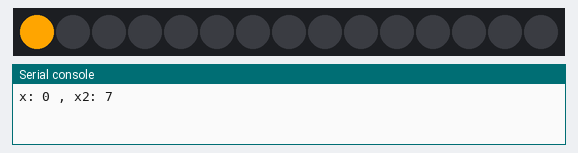
Simulated run of this program. Board: CircuitPython board. Parts: 15 RGB LEDs in strip order, left to right, the last lines printed to the serial console.

Above: at 0.05 s.
At 0.75 s:
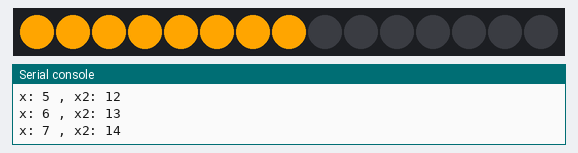
At 1.5 s:
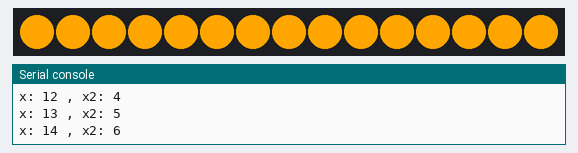

The program:

ledlidar.py
```python
import time
import board
import neopixel

NUM_PIXEL = 15
pixels = neopixel.NeoPixel(board.D18, NUM_PIXEL)

while True:
    for x in range(0, NUM_PIXEL):
        x2 = (x+7) % NUM_PIXEL
        print("x:", x, ", x2:", x2 )
        pixels[x] = (255,165,0)
        #pixels[x2] = (255, 0, 255)
        time.sleep(0.1)
```
